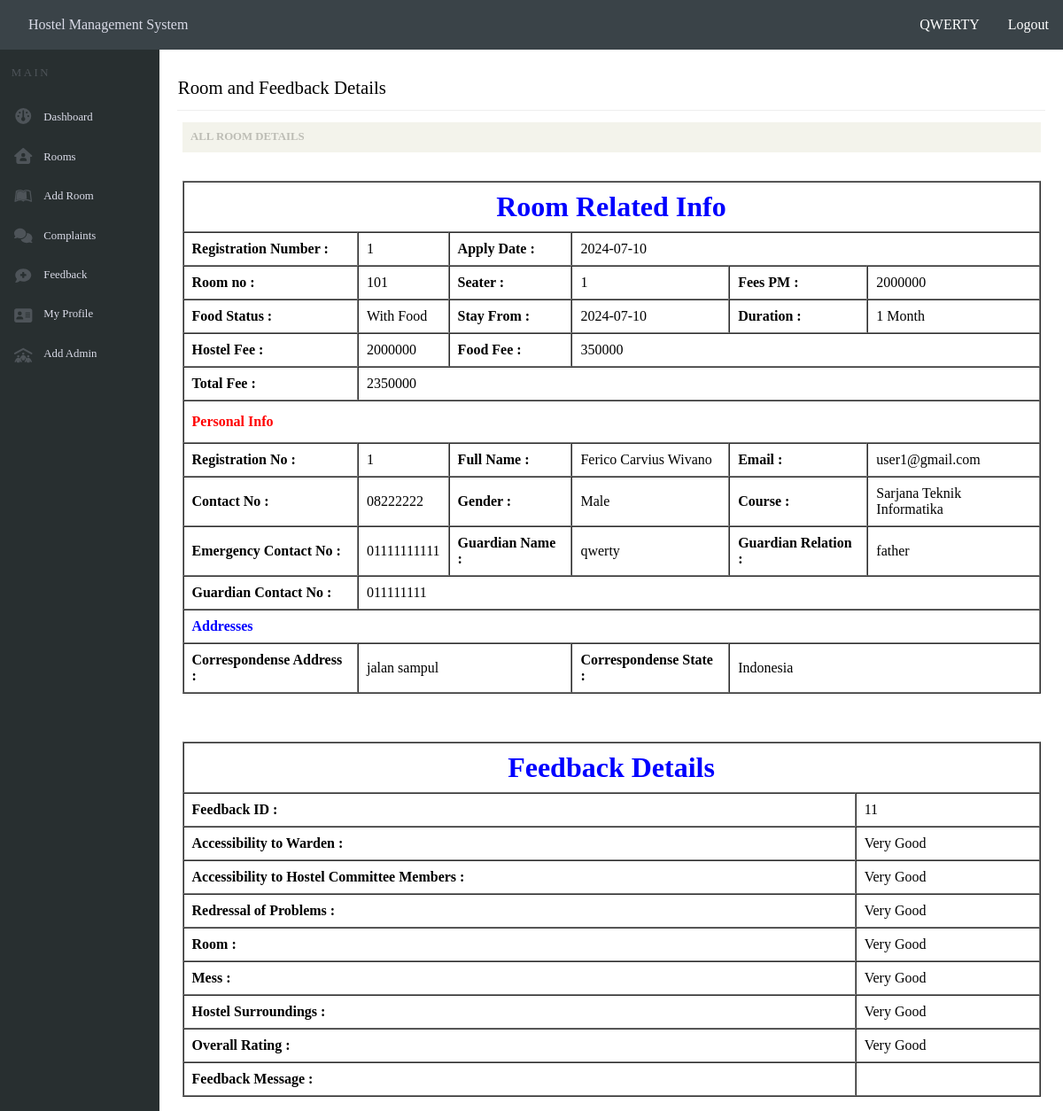
Page /feedbackresult.php?id=1 (signed in) on the committed database.
### tables this page shows
CREATE TABLE `book_room` (
  `registrationno_id` int(5) NOT NULL,
  `registration_no` varchar(3) NOT NULL,
  `room_no` varchar(8) NOT NULL,
  `food_status` varchar(50) NOT NULL,
  `stay_from` date NOT NULL,
  `duration` varchar(8) NOT NULL,
  `apply_date` date NOT NULL DEFAULT current_timestamp()
);

CREATE TABLE `room_info` (
  `room_no` int(10) NOT NULL,
  `seater` int(3) NOT NULL,
  `fees_per_month` int(50) NOT NULL,
  `remaining_seater` int(5) NOT NULL
);

CREATE TABLE `registration` (
  `registration_no` int(3) UNSIGNED NOT NULL,
  `full_name` varchar(100) NOT NULL,
  `gender` varchar(10) NOT NULL,
  `contact_no` varchar(20) NOT NULL,
  `email` varchar(50) NOT NULL,
  `password` varchar(100) NOT NULL,
  `confirm_password` varchar(100) NOT NULL,
  `role` varchar(5) NOT NULL DEFAULT 'user'
);

CREATE TABLE `personal_info` (
  `personal_info_id` int(5) NOT NULL,
  `registration_no` varchar(3) NOT NULL,
  `course` varchar(100) NOT NULL,
  `emergency_contact` varchar(20) NOT NULL,
  `guardian_name` varchar(100) NOT NULL,
  `guardian_relation` varchar(30) NOT NULL,
  `guardian_contact_no` varchar(20) NOT NULL,
  `correspondense_address` varchar(100) NOT NULL,
  `correspondense_city` varchar(50) NOT NULL,
  `correspondense_state` varchar(30) NOT NULL,
  `correspondense_pincode` varchar(10) NOT NULL
);

CREATE TABLE `feedback` (
  `feedback_id` int(5) NOT NULL,
  `registration_no` int(5) NOT NULL,
  `accessibility_to_warden` varchar(13) NOT NULL,
  `accessibility_to_hostel_committee_members` varchar(13) NOT NULL,
  `redressal_of_problems` varchar(13) NOT NULL,
  `room` varchar(13) NOT NULL,
  `mess` varchar(13) NOT NULL,
  `hostel_surroundings` varchar(13) NOT NULL,
  `overall_rating` varchar(13) NOT NULL,
  `feedback_message` varchar(200) NOT NULL
);

### feedbackresult.php (the view, shortened to what this page needs)
<?php
include 'connectdatabase.php';
$id = isset($_GET['id']) ? $_GET['id'] : null;
class FeedbackResult {
    private $conn;
    public function __construct($connection) {
        $this->conn = $connection;
    }
    public function fetchRoomDetails($id) {
        $queryRoomDetails = "SELECT
                            book_room.registrationno_id,
                            book_room.registration_no,
                            book_room.room_no,
                            book_room.food_status,
                            book_room.stay_from,
                            book_room.duration,
                            book_room.apply_date,
                            personal_info.course,
                            personal_info.emergency_contact,
                            personal_info.guardian_name,
                            personal_info.guardian_relation,
                            personal_info.guardian_contact_no,
                            personal_info.correspondense_address,
                            personal_info.correspondense_state,
                            registration.email,
                            registration.full_name,
                            registration.contact_no,
                            registration.gender,
                            room_info.seater,
                            room_info.fees_per_month
                            FROM book_room
                            JOIN personal_info ON book_room.registration_no = personal_info.registration_no
                            JOIN registration ON book_room.registration_no = registration.registration_no
                            JOIN room_info ON book_room.room_no = room_info.room_no
                            WHERE book_room.registration_no = '$id'";
        $result = mysqli_query($this->conn, $queryRoomDetails);
        return mysqli_fetch_all($result, MYSQLI_ASSOC);
    }
    public function fetchFeedback($registrationNo) {
        $queryFeedback = "SELECT
                        feedback_id,
                        registration_no,
                        accessibility_to_warden,
                        accessibility_to_hostel_committee_members,
                        redressal_of_problems,
                        room,
                        mess,
                        hostel_surroundings,
                        overall_rating,
                        feedback_message
                        FROM feedback
                        WHERE registration_no = '$registrationNo'";
        $result = mysqli_query($this->conn, $queryFeedback);
        return mysqli_fetch_all($result, MYSQLI_ASSOC);
    }
    public function fetchAdminName($getEmail) {
        $queryName = "SELECT username FROM admin_login WHERE admin_email = '$getEmail'";
        $result = mysqli_query($this->conn, $queryName);
        $nameResult = mysqli_fetch_assoc($result);
        return $nameResult['username'];
    }
}
$feedbackResult = new FeedbackResult($conn);
$roomDetails = $feedbackResult->fetchRoomDetails($id);
$getRegistrationNo = isset($roomDetails[0]['registration_no']) ? $roomDetails[0]['registration_no'] : null;
$feedbacks = $feedbackResult->fetchFeedback($getRegistrationNo);
$fullName = $feedbackResult->fetchAdminName($_SESSION["email"]);
?>
<!DOCTYPE html>
<html lang="en">
<head>
    <link rel="stylesheet" href="headerandnavbar.css">
    <link rel="stylesheet" href="maincontent.css">
    <link rel="stylesheet" href="roomdetail.css">
</head>
<body>
    <header>
        <a href="dashboardadmin.php">Hostel Management System</a>
        <div class="user-info">
            <span><?php echo htmlspecialchars($fullName); ?></span>
            <a href="logout.php">Logout</a>
        </div>
    </header>
    <div class="main">
        <div class="navbar">
            <p id="none">MAIN</p>
            <div class="contentnavbar">
                <div class="iconnavbar">
                </div>
                <div class="textnavbar">
                    <a href="dashboardadmin.php"><p id="dashboard">Dashboard</p></a>
                    <a href="roominfo.php"><p id="rooms">Rooms</p></a>
                    <a href="addroom.php"><p id="addRoom">Add Room</p></a>
                    <a href="registeredcomplaint.php"><p id="complaints">Complaints</p></a>
                    <a href="registeredfeedback.php"><p id="feedback">Feedback</p></a>
                    <a href="profileadmin.php"><p id="myProfile">My Profile</p></a>
                    <a href="addadmin.php"><p id="addAdmin">Add Admin</p></a>
                </div>
            </div>
        </div>
        <div class="maincontent">
            <p id="userlogin">Room and Feedback Details</p>
            <hr>
            <div class="container">
                <div class="box">
                    <div class="boxheader">
                        <p>ALL ROOM DETAILS</p>
                    </div>
                    <div class="boxinfo">
                        <table border="1" cellspacing="0">
                            <thead>
                                <tr>
                                    <th colspan="6" class="blue bigger">Room Related Info</th>
                                </tr>
                            </thead>
                            <tbody>
                                <?php foreach ($roomDetails as $row) : ?>
                                <tr>
                                    <td class="bold">Registration Number :</td>
                                    <td><?= $row["registration_no"]; ?></td>
                                    <td class="bold">Apply Date :</td>
                                    <td colspan="3"><?= $row["apply_date"]; ?></td>
                                </tr>
                                <tr>
                                    <td class="bold">Room no :</td>
                                    <td><?= $row["room_no"]; ?></td>
                                    <td class="bold">Seater :</td>
                                    <td><?= $row["seater"]; ?></td>
                                    <td class="bold">Fees PM : </td>
                                    <td id="fees_per_month"><?= $row["fees_per_month"]; ?></td>
                                </tr>
                                <tr>
                                    <td class="bold">Food Status :</td>
                                    <td id="food_status"><?= $row["food_status"]; ?></td>
                                    <td class="bold">Stay From :</td>
                                    <td><?= $row["stay_from"]; ?></td>
                                    <td class="bold">Duration : </td>
                                    <td id="duration"><?= $row["duration"]; ?></td>
                                </tr>
                                <tr>
                                    <td class="bold">Hostel Fee :</td>
                                    <td id="hostel_fee"></td>
                                    <td class="bold">Food Fee :</td>
                                    <td colspan="3" id="food_fee"></td>
                                </tr>
                                <tr>
                                    <td class="bold">Total Fee :</td>
                                    <td colspan="5" id="total_fee"></td>
                                </tr>
                                <tr>
                                    <td colspan="6" class="red">Personal Info</td>
                                </tr>
                                <tr>
                                    <td class="bold">Registration No :</td>
                                    <td><?= $row["registration_no"]; ?></td>
                                    <td class="bold">Full Name :</td>
                                    <td><?= $row["full_name"]; ?></td>
                                    <td class="bold">Email : </td>
                                    <td><?= $row["email"]; ?></td>
                                </tr>
                                <tr>
                                    <td class="bold">Contact No :</td>
                                    <td><?= $row["contact_no"]; ?></td>
                                    <td class="bold">Gender :</td>
                                    <td><?= $row["gender"]; ?></td>
                                    <td class="bold">Course : </td>
                                    <td><?= $row["course"]; ?></td>
                                </tr>
                                <tr>
                                    <td class="bold">Emergency Contact No :</td>
                                    <td><?= $row["emergency_contact"]; ?></td>
                                    <td class="bold">Guardian Name :</td>
                                    <td><?= $row["guardian_name"]; ?></td>
                                    <td class="bold">Guardian Relation : </td>
                                    <td><?= $row["guardian_relation"]; ?></td>
                                </tr>
                                <tr>
                                    <td class="bold">Guardian Contact No :</td>
                                    <td colspan="5"><?= $row["guardian_contact_no"]; ?></td>
                                </tr>
                                <tr>
                                    <td colspan="6" class="blue bold">Addresses</td>
                                </tr>
                                <tr>
                                    <td class="bold">Correspondense Address :</td>
                                    <td colspan="2"><?= $row["correspondense_address"]; ?></td>
                                    <td class="bold">Correspondense State :</td>
                                    <td colspan="2"><?= $row["correspondense_state"]; ?></td>
                                </tr>
                                <?php endforeach; ?>
                            </tbody>
                        </table>
                        <br><br><br>
                        <table border="1" cellspacing="0">
                            <thead>
                                <tr>
                                    <th colspan="6" class="blue bigger">Feedback Details</th>
                                </tr>
                            </thead>
                            <tbody>
                                <?php foreach ($feedbacks as $row) : ?>
                                <tr>
                                    <td class="bold">Feedback ID :</td>
                                    <td><?= $row["feedback_id"]; ?></td>
                                </tr>
                                <tr>
                                    <td class="bold">Accessibility to Warden :</td>
                                    <td><?= $row["accessibility_to_warden"]; ?></td>
                                </tr>
                                <tr>
                                    <td class="bold">Accessibility to Hostel Committee Members :</td>
                                    <td><?= $row["accessibility_to_hostel_committee_members"]; ?></td>
                                </tr>
                                <tr>
                                    <td class="bold">Redressal of Problems :</td>
                                    <td><?= $row["redressal_of_problems"]; ?></td>
                                </tr>
                                <tr>
                                    <td class="bold">Room :</td>
                                    <td><?= $row["room"]; ?></td>
                                </tr>
                                <tr>
                                    <td class="bold">Mess :</td>
                                    <td><?= $row["mess"]; ?></td>
                                </tr>
                                <tr>
                                    <td class="bold">Hostel Surroundings :</td>
                                    <td><?= $row["hostel_surroundings"]; ?></td>
                                </tr>
                                <tr>
                                    <td class="bold">Overall Rating :</td>
                                    <td><?= $row["overall_rating"]; ?></td>
                                </tr>
                                <tr>
                                    <td class="bold">Feedback Message :</td>
                                    <td><?= $row["feedback_message"]; ?></td>
                                </tr>
                                <?php endforeach; ?>
                            </tbody>
                        </table>
                    </div>
                </div>
            </div>
        </div>
    </div>
</body>
</html>

### headerandnavbar.css (style rules this page uses)
* { margin: 0; padding: 0; box-sizing: border-box; }
html, body { height: 100%; }
body { display: flex; flex-direction: column; }
header { width: 100%; height: 3.5em; display: flex; align-items: center; justify-content: space-between; background-color: #3A4348; position: fixed; top: 0; left: 0; right: 0; }
header a { margin-left: 2em; color: #DADBE8; text-decoration: none; cursor: pointer; }
.user-info { display: flex; align-items: center; justify-content: space-evenly; padding-right: 1em; }
.user-info span, .user-info a { color: #fff; }
.main { display: flex; flex: 1; margin-top: 3.5em; }
.navbar { background-color: #282F30; width: 15%; height: calc(100% - 3.5em); position: fixed; top: 3.5em; bottom: 0; }
.navbar p { color: #4E5459; letter-spacing: .2em; font-size: .8em; padding: 1.5em 0 0 1em; }
.contentnavbar { display: flex; }
.iconnavbar { display: flex; flex-direction: column; align-items: center; justify-content: space-between; height: 18em; margin: 2em 0 0 1em; }
.textnavbar { display: flex; flex-direction: column; justify-content: space-between; width: 100%; margin-top: 1em; height: 18.8em; }
.textnavbar a { text-decoration: none; }
.textnavbar p { color: #DADBE8; letter-spacing: normal; }

### maincontent.css (style rules this page uses)
.maincontent { width: 100%; margin-left: 15%; overflow-y: auto; height: calc(100vh - 3.5em); }
#userlogin { margin: 1.5em 0 0 1em; font-size: 1.3em; }
hr { background-color: #eee; border: 0 none; color: #eee; height: 1px; margin: .8em auto; width: 96%; }

### roomdetail.css (style rules this page uses)
.container { display: flex; justify-content: center; width: 100%; height: 80%; }
.box { width: 95%; }
.boxheader { background-color: #F3F3EB; padding: .6em; }
.boxheader p { color: #BDBDB5; font-weight: 600; font-size: .8em; }
.boxinfo { width: 100%; margin-top: 2em; padding-bottom: 1em; }
.boxinfo table { width: 100%; }
th, td { padding: 9px; }
.boxinfo table .blue { color: blue; }
.boxinfo table .bigger { font-size: 2em; }
.boxinfo table .red { color: red; font-weight: bold; padding: 14px 9px; }
.boxinfo table .bold { font-weight: bold; }

### rows in the picture
book_room: registration_no "1", apply_date "2024-07-10", room_no "101", room_info.seater "1", room_info.fees_per_month "2000000", food_status "With Food", stay_from "2024-07-10", duration "1 Month", registration.full_name "Ferico Carvius Wivano", registration.email "user1@gmail.com", registration.contact_no "08222222", registration.gender "Male", personal_info.course "Sarjana Teknik Informatika", personal_info.emergency_contact "01111111111", personal_info.guardian_name "qwerty", personal_info.guardian_relation "father", personal_info.guardian_contact_no "011111111", personal_info.correspondense_address "jalan sampul", personal_info.correspondense_state "Indonesia"
feedback: feedback_id "11", accessibility_to_warden "Very Good", accessibility_to_hostel_committee_members "Very Good", redressal_of_problems "Very Good", room "Very Good", mess "Very Good", hostel_surroundings "Very Good", overall_rating "Very Good"

### other values in the picture
$fullName "QWERTY"
